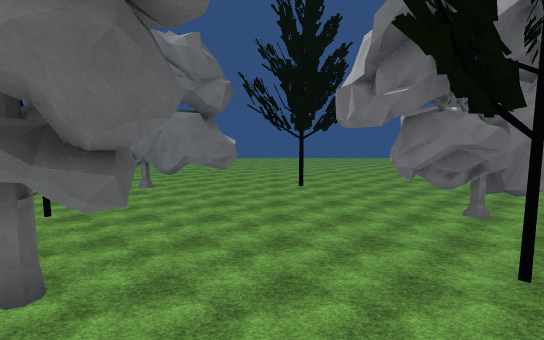
[1] (above)

24 first-person views from a walk through a scene from a Unity 3-D project. The camera is 1.5 m above the floor, tilts 6° down and sees 85° across. The floor is counted in squares, 2 m on a side. Each view is taken from the middle of a square. On the plan, view 1 faces up. The plan holds only what a view shows up to about 10 squares ahead; the rest is blank. The place goes on beyond the plan. Surface patterns are stand-ins for the level's own textures.

[2]
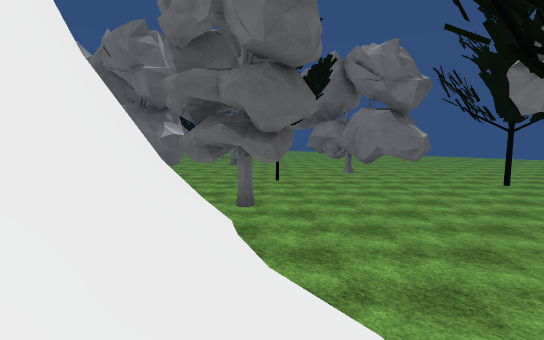

[3]
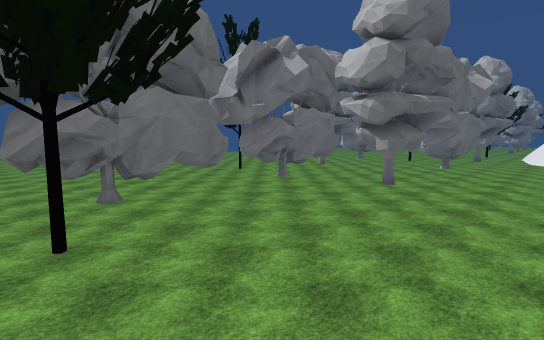

[4]
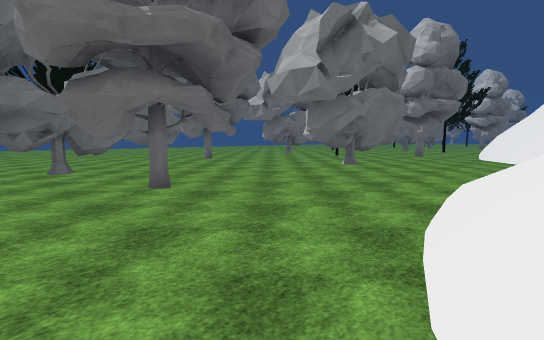

[5]
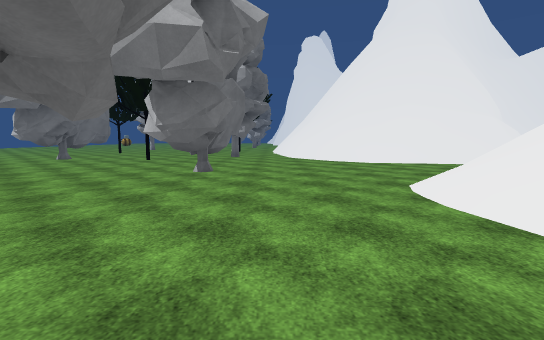

[6]
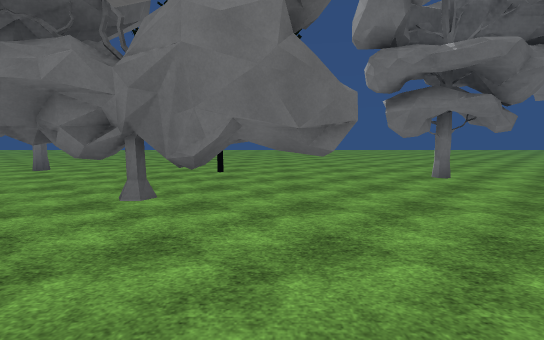

[7]
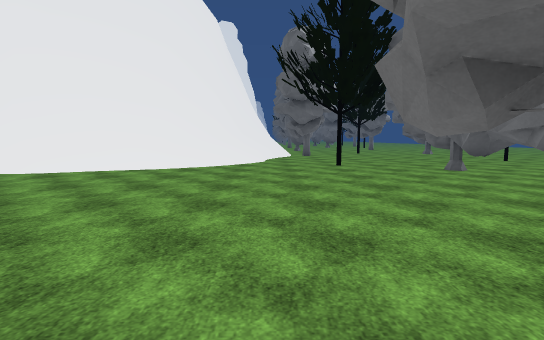

[8]
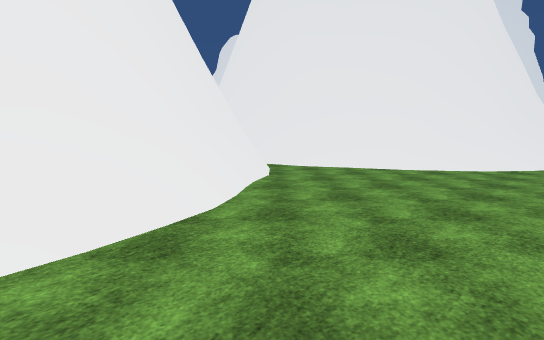

[9]
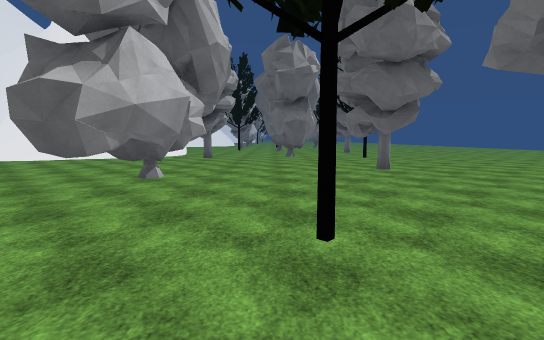

[10]
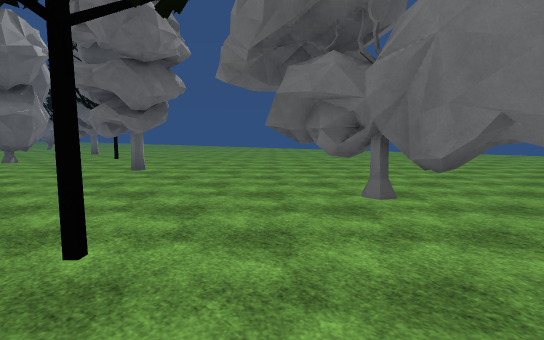

[11]
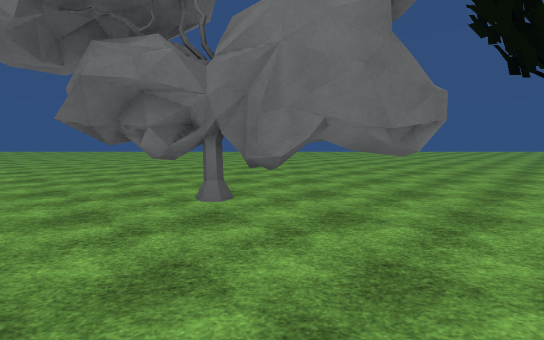

[12]
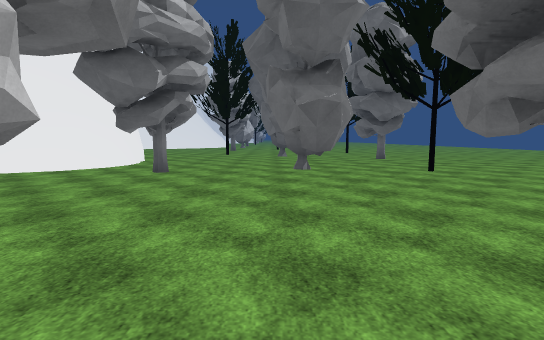

[13]
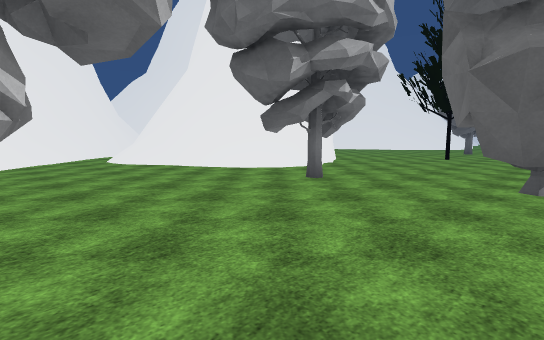

[14]
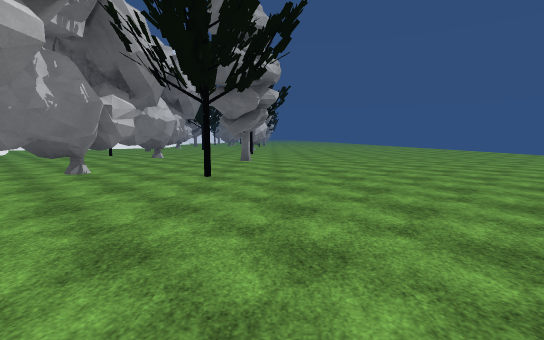

[15]
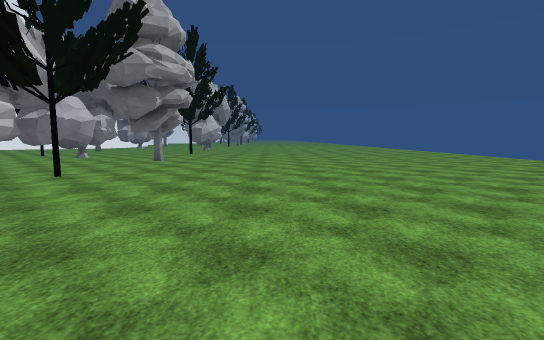

[16]
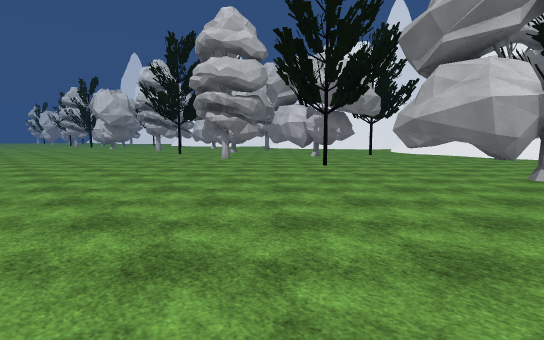

[17]
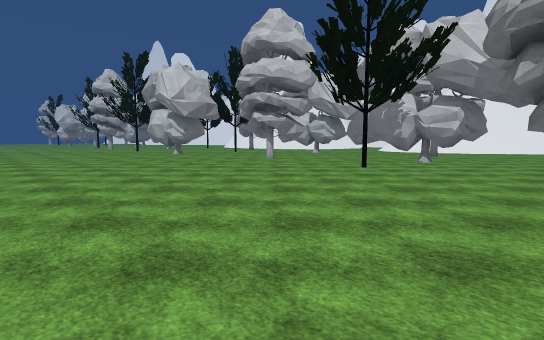

[18]
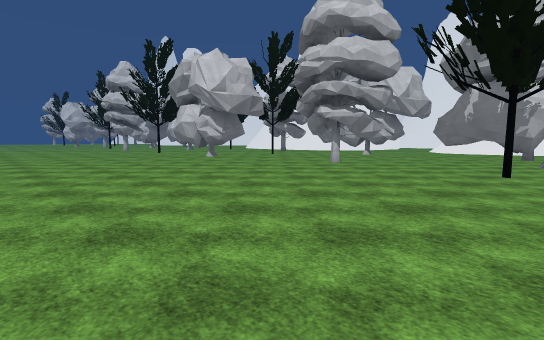

[19]
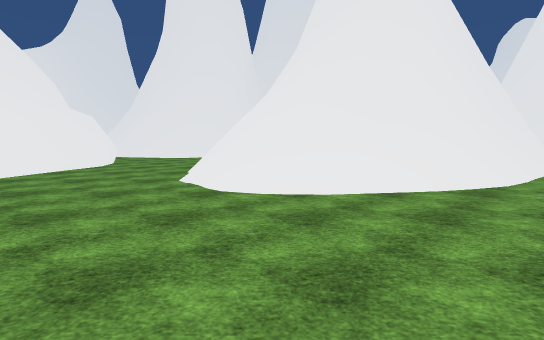

[20]
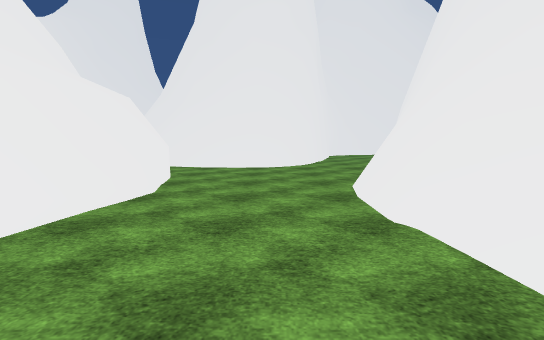

[21]
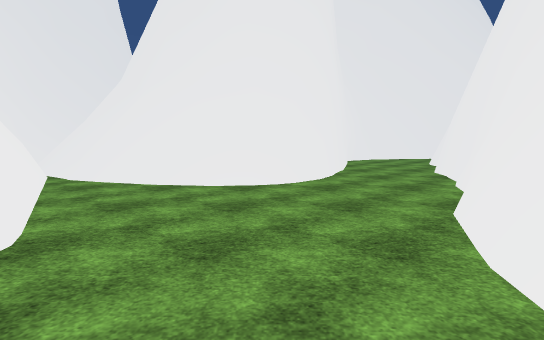

[22]
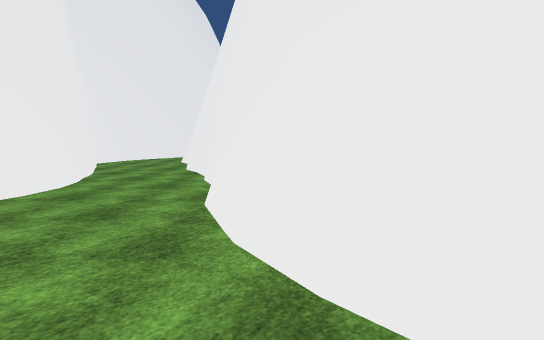

[23]
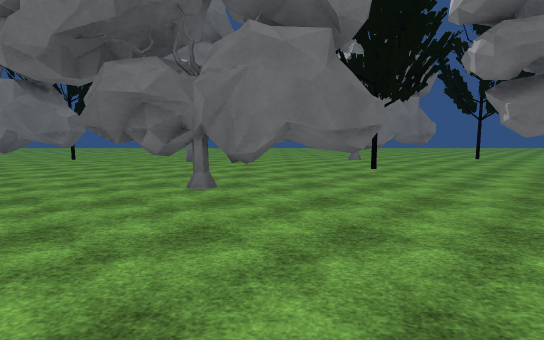

[24]
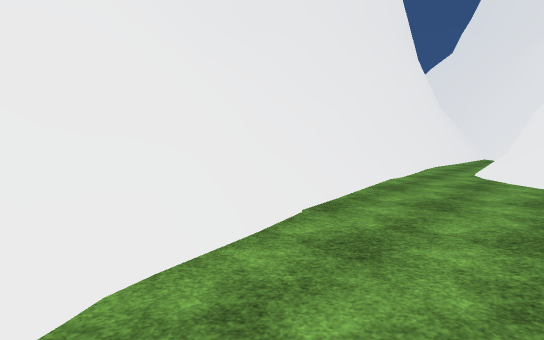

### Floor plan
Key: @ floor where view 1 was taken; # wall or solid block; . floor; / step, stairs or slope; = window, fence, low wall or low ledge; ^ raised ledge; T tree.
Columns run from 18 left of view 1 to 20 right of it. Each row starts with its distance up from view 1.
 16 ........      ........................
 15 ............. .........................
 14 .......................................
 13 .......................................
 12 .......................................
 11 ......................................
 10 ......................................
  9 T...T........#TT#T.T...T....T........TT
  8 ........TT......T...............T......
  7 .......................................
  6 T..TTTT..............#TTT.#TTTT........
  5 #T............T......TT#T.............T
  4 .......................................
  3 .........#TTTT..T....T...........TTTT..
  2 ....T....TTT.. ##...........T....TTT...
  1 ............/   ===....................
  0  ####....../    ^#@//..................
 -1     #...../##    ^^#//.......///.....##
 -2     ##....##      ^##//....//////...##
 -3     ##/..##        ^#//..//##=#//...##
 -4     ^//./##         ^#/.=/#####//=..#
 -5     #///##           ##/###  ##/#=..#
 -6     #/.##            ^####    #=#...##
 -7     #/##              #       ###....#
 -8     ###                       ##......
 -9                               ##..###==
-10                               #..#####=
-11                              ##..#   ##
-12                              #..##
-13                              #..#
-14                              ..##
-15                                #

Positions as (right, up) in squares from view 1, and headings:
1: (0, 0), facing up
2: (2, -1), facing up-left
3: (2, -1), facing up-right
4: (8, -2), facing up-right
5: (9, 1), facing right
6: (11, 2), facing up
7: (11, 1), facing left
8: (11, 1), facing down-left
9: (-2, 5), facing left
10: (-2, 5), facing up-left
11: (-3, 5), facing up
12: (-7, 5), facing left
13: (-9, 6), facing down-left
14: (-8, 10), facing left
15: (-8, 13), facing left
16: (-4, 16), facing down-right
17: (6, 16), facing down-right
18: (9, 16), facing down-right
19: (13, 3), facing down
20: (16, -1), facing down
21: (16, -4), facing down
22: (16, -4), facing down-left
23: (17, -2), facing up
24: (-8, 1), facing down
